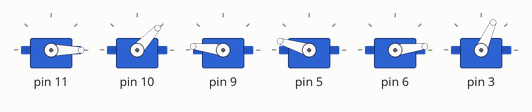
A sketch run on a simulated Arduino Uno, built with avr-gcc and run on an emulated ATmega328P. Shown: 6 × servo.

Above: at 0.15 s.
At 1.07 s:
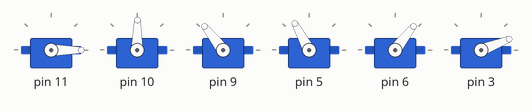
At 1.98 s:
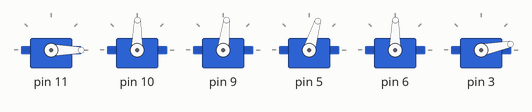
At 2.88 s:
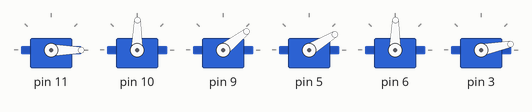
At 3.7 s:
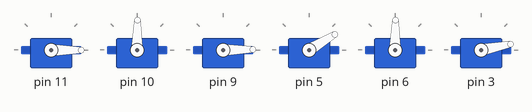
Timing chart, 0 to 5.2 s (numbered marks = the images above):
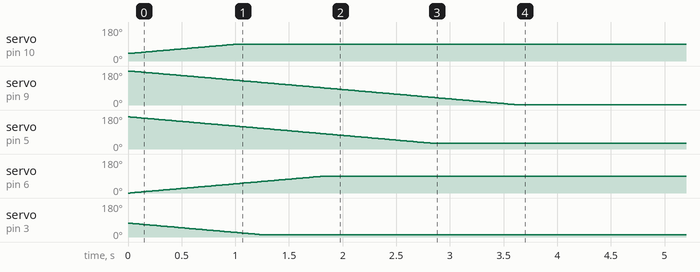

Measured:
- by itself, servo on pin 10: moves from 40° to 89° over 0.98 s
- by itself, servo on pin 9: moves from 180° to 1° over 3.6 s
- by itself, servo on pin 5: moves from 170° to 31° over 2.8 s
- by itself, servo on pin 6: moves from 0° to 89° over 1.8 s
- by itself, servo on pin 3: moves from 73° to 11° over 1.2 s

The sketch:

stopping-script.ino
```cpp
#include <Braccio.h>
#include <Servo.h>

Servo base;
Servo shoulder;
Servo elbow;
Servo wrist_rot;
Servo wrist_ver;
Servo gripper;

void setup() {
  //Initialization functions and set up the initial position for Braccio
  //All the servo motors will be positioned in the "safety" position:
  //Base (M1):90 degrees
  //Shoulder (M2): 45 degrees
  //Elbow (M3): 180 degrees
  //Wrist vertical (M4): 180 degrees
  //Wrist rotation (M5): 90 degrees
  //gripper (M6): 10 degrees


Braccio.begin(-999);

}


void loop() {
  // put your main code here, to run repeatedly:
  Braccio.ServoMovement(20,           0,  90, 0, 30, 90, 10);
}
```
